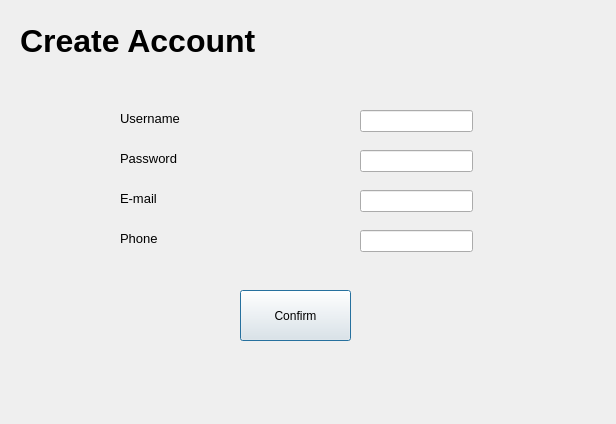
<?xml version="1.0" encoding="UTF-8"?>
<ui version="4.0">
 <class>Dialog</class>
 <widget class="QDialog" name="Dialog">
  <property name="geometry">
   <rect>
    <x>0</x>
    <y>0</y>
    <width>616</width>
    <height>424</height>
   </rect>
  </property>
  <property name="windowTitle">
   <string>Dialog</string>
  </property>
  <widget class="QPushButton" name="pushButton">
   <property name="geometry">
    <rect>
     <x>240</x>
     <y>290</y>
     <width>111</width>
     <height>51</height>
    </rect>
   </property>
   <property name="text">
    <string>Confirm</string>
   </property>
  </widget>
  <widget class="QLabel" name="label">
   <property name="geometry">
    <rect>
     <x>120</x>
     <y>110</y>
     <width>91</width>
     <height>16</height>
    </rect>
   </property>
   <property name="font">
    <font>
     <pointsize>10</pointsize>
    </font>
   </property>
   <property name="text">
    <string>Username</string>
   </property>
  </widget>
  <widget class="QLabel" name="label_2">
   <property name="geometry">
    <rect>
     <x>120</x>
     <y>150</y>
     <width>71</width>
     <height>16</height>
    </rect>
   </property>
   <property name="font">
    <font>
     <pointsize>10</pointsize>
    </font>
   </property>
   <property name="text">
    <string>Password</string>
   </property>
  </widget>
  <widget class="QLabel" name="label_3">
   <property name="geometry">
    <rect>
     <x>120</x>
     <y>190</y>
     <width>55</width>
     <height>16</height>
    </rect>
   </property>
   <property name="font">
    <font>
     <pointsize>10</pointsize>
    </font>
   </property>
   <property name="text">
    <string>E-mail</string>
   </property>
  </widget>
  <widget class="QLabel" name="label_4">
   <property name="geometry">
    <rect>
     <x>120</x>
     <y>230</y>
     <width>55</width>
     <height>16</height>
    </rect>
   </property>
   <property name="font">
    <font>
     <pointsize>10</pointsize>
    </font>
   </property>
   <property name="text">
    <string>Phone</string>
   </property>
  </widget>
  <widget class="QLabel" name="label_5">
   <property name="geometry">
    <rect>
     <x>20</x>
     <y>10</y>
     <width>321</width>
     <height>61</height>
    </rect>
   </property>
   <property name="font">
    <font>
     <pointsize>24</pointsize>
     <weight>75</weight>
     <bold>true</bold>
    </font>
   </property>
   <property name="text">
    <string>Create Account</string>
   </property>
  </widget>
  <widget class="QLineEdit" name="lineEdit">
   <property name="geometry">
    <rect>
     <x>360</x>
     <y>110</y>
     <width>113</width>
     <height>22</height>
    </rect>
   </property>
  </widget>
  <widget class="QLineEdit" name="lineEdit_2">
   <property name="geometry">
    <rect>
     <x>360</x>
     <y>150</y>
     <width>113</width>
     <height>22</height>
    </rect>
   </property>
  </widget>
  <widget class="QLineEdit" name="lineEdit_3">
   <property name="geometry">
    <rect>
     <x>360</x>
     <y>190</y>
     <width>113</width>
     <height>22</height>
    </rect>
   </property>
  </widget>
  <widget class="QLineEdit" name="lineEdit_4">
   <property name="geometry">
    <rect>
     <x>360</x>
     <y>230</y>
     <width>113</width>
     <height>22</height>
    </rect>
   </property>
  </widget>
 </widget>
 <resources/>
 <connections/>
</ui>
